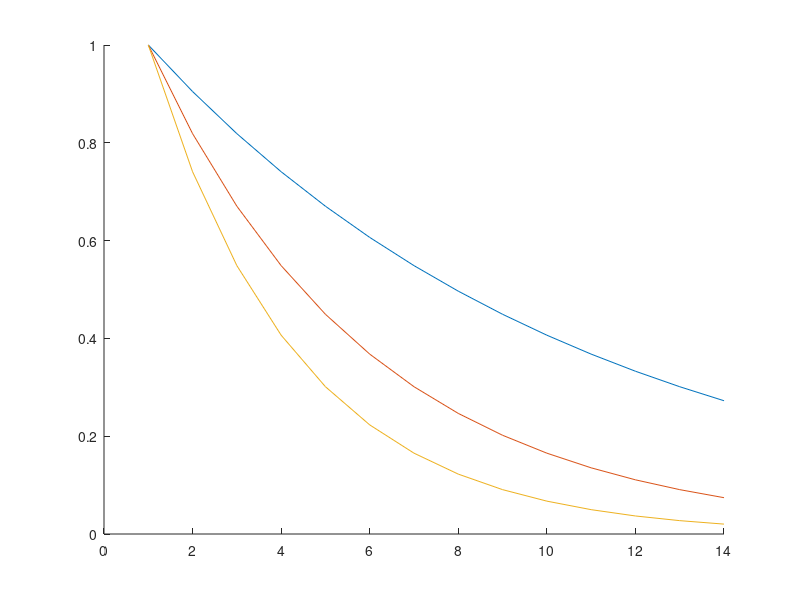

Reproduce this figure in MATLAB. (Note: this script raises an error after producing the figure.)
%% Simulated data (applied in Supporting Information - Section A)
clc;
clear;
close all;
file_path = fileparts(mfilename('fullpath'));

%%
rng(1)
%%%%%%%%%%%%%%%%%%
n = 14;
% n = 20;
b = 0:n-1;
pn = 10;
ppm = linspace(0.05,0.95,pn);
IndFre = {[1,3,10],[2,5,7], [4,6,8,9]};

alpha = [0.1,0.2,0.3];
cn = length(alpha);
%%%%%%%%%%%%%%%%%%
% fn = length(ppm);
Aksave = zeros(pn,length(alpha));

for it = 1:cn
    DifC(:,it) = exp(-alpha(it)*b.' );
    ind_tmp = IndFre{it};
    Amp{it}= 0.8*rand(length(ind_tmp),1)+0.2;
    tmp = zeros(1,pn);
    tmp(ind_tmp) = Amp{it};
    FC(it,:) = tmp;
    Aksave(IndFre{it},it) = Amp{it};
end
figure,hold on,
plot(DifC)
DOSYExp = DifC * FC;

normedDOSYExp = max(DOSYExp(:));
DOSYExp = DOSYExp/normedDOSYExp;
sigma2 = 0.015;
% sigma2 = 0.0;
noise =  sigma2*randn(size(DOSYExp));
DOSYExp_noise = DOSYExp + noise;

S = DOSYExp_noise;
S = S.';
idx_peaks = 1:size(S,1);

Aksave = Aksave.';

% rec_S = Aksave*exp(-alpha(:)*b);
% Aksave = Aksave./repmat(rec_S(:,1),1,cn);
% rec_S = Aksave*exp(-alpha(:)*b);
%%%%%%%%%%%%%%%%%%%%%%%%%%%%%%
Nf = size(FC,2);
ff = 0:1/Nf:1-1/Nf;
sgm_d = 0.01; sgm_f = 0.01; diff_v = linspace(0,0.5,100); 
ContourLevel = 40;
Spec_grid = Par2Spectr_DOSY_nfreq(alpha,DifC,FC,1:Nf, sgm_d, sgm_f, diff_v, ff);
Draw_DOSY_Contour(Spec_grid, alpha, diff_v, ff, ContourLevel);

save([file_path,'\testdataSigma',...
    num2str(sigma2),'.mat'],'S','b','idx_peaks','ppm')
save([file_path,'\trueparaSigma',...
    num2str(sigma2),'.mat'],'alpha','Aksave')

return
